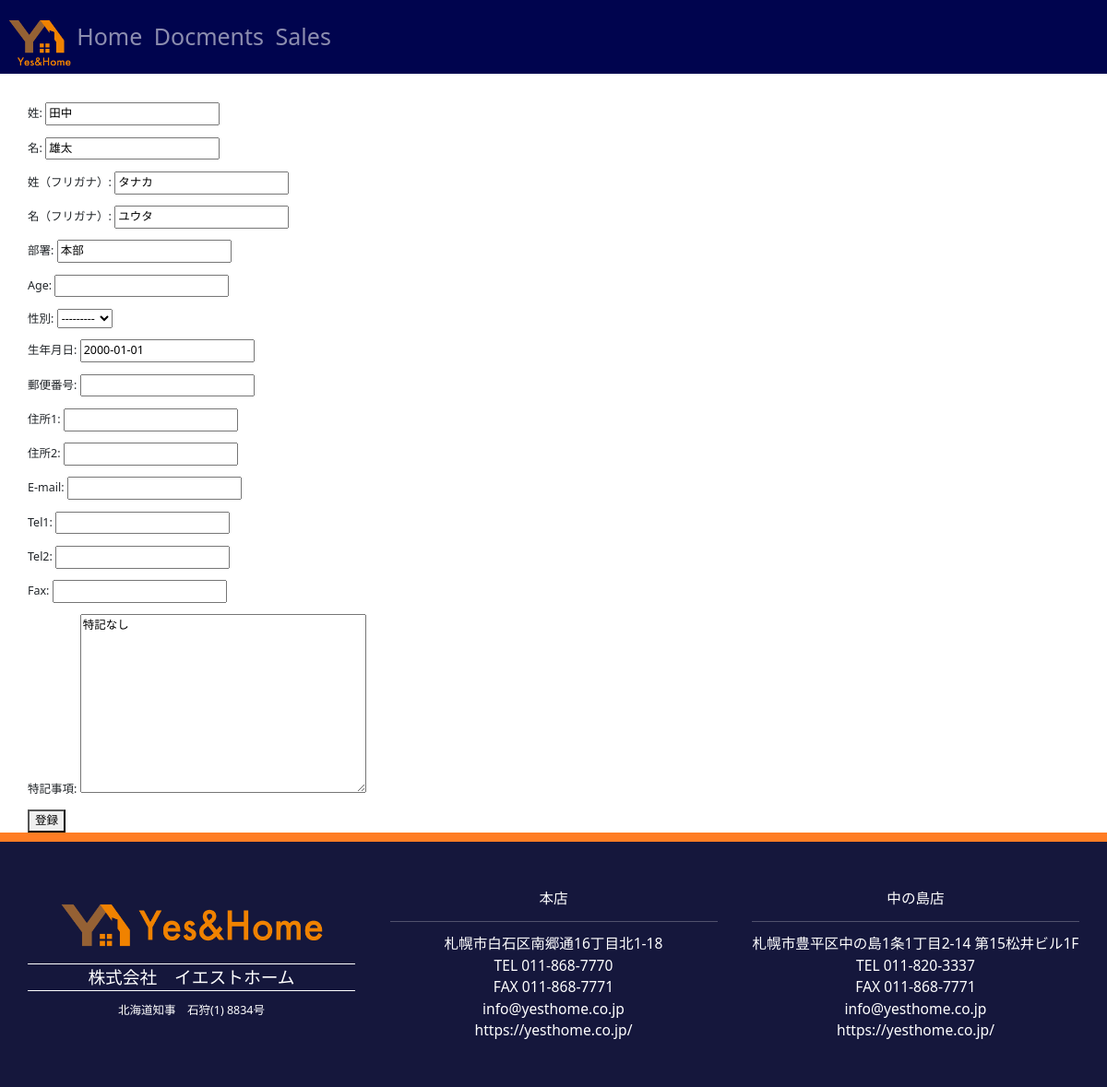
The page /docs/staff/2/edit/ (signed in) on the database its author committed.
### docs/models.py (models this page shows, shortened)
class StaffModel(models.Model):
    class Meta:
        verbose_name_plural = '52_スタッフデータ'
    lastname = models.CharField(verbose_name='姓', max_length=20, default='')
    firstname = models.CharField(verbose_name='名', max_length=20, default='')
    lastnamekana = models.CharField(verbose_name='姓（フリガナ）', max_length=20, default='')
    firstnamekana = models.CharField(verbose_name='名（フリガナ）', max_length=20, default='')
    department=models.CharField(verbose_name='部署', default='', blank=True, null=True, max_length=10)
    age = models.PositiveSmallIntegerField(verbose_name='年齢', default='', blank=True, null=True, )
    gender = models.CharField(verbose_name='性別', default='', blank=True, null=True, choices=(('1','男性'), ('2', '女性'), ('3', 'その他')), max_length=1)
    birthday = models.DateField(verbose_name='生年月日', blank=True, null=True, default='2000-01-01')
    postcode = models.CharField(verbose_name='郵便番号', default='', max_length=10, blank=True, null=True)
    address1 = models.CharField(verbose_name='住所1', default='', blank=True, null=True, max_length=100)
    address2 = models.CharField(verbose_name='住所2', default='', blank=True, null=True, max_length=100)
    email = models.EmailField(verbose_name='E-mail', default='', blank=True, null=True, max_length=100, )
    tel1 = models.CharField(verbose_name='電話番号1', default='', blank=True, null=True, max_length=20,)
    tel2 = models.CharField(verbose_name='電話番号2', default='', blank=True, null=True, max_length=20,)
    fax = models.CharField(verbose_name='FAX', default='', blank=True, null=True, max_length=20, )
    remarks = models.TextField(verbose_name='特記事項', blank=True, null=True, default='特記なし')
    postdate = models.DateField(verbose_name='登録日時', auto_now_add=True, null=True)
    update = models.DateField(verbose_name='更新日時', auto_now=True, null=True)

### docs/views.py (the view)
# urls.py: path("staff/<int:staff_id>/edit/", views.staff_edit, name="staff_edit"),
@login_required
def staff_edit(request, staff_id):
    staff = get_object_or_404(StaffModel, pk=staff_id)
    if request.method == "POST":
        form = StaffForm(request.POST, instance=staff)
        if form.is_valid():
            form.save()
            return redirect('staff_detail', staff_id=staff_id)
    else:
        form = StaffForm(instance=staff)
    return render(request, 'staff_edit.html', {'form': form})

### docs/forms.py
class StaffForm(forms.ModelForm):
    class Meta:
        model = StaffModel
        fields = '__all__'
    age=HankakuNumberField()
    tel1=HankakuNumberField()
    tel2=HankakuNumberField()
    fax=HankakuNumberField()

### templates/staff_edit.html (shortened to what this page needs)
{% extends 'base.html' %}
{% block content %}
<div class="container mt-5">
    <h2>スタッフ情報編集</h2>
</div>
<div class="container mt-5">
    <form method="post">
        {{ form.as_p }}
        <button type="submit">登録</button>
    </form>
</div>
{% endblock content %}

### static/css/style.css (style rules this page uses)
:root { --font-family-sans-serif: "游明朝","Helvetica Neue", Helvetica, Arial, Meiryo, "游ゴシック体", "Yu Gothic", YuGothic, "Hiragino Kaku Gothic ProN", sans-serif; --font-family-monospace: SFMono-Regular, Menlo, Monaco, Consolas, "Liberation Mono", "Courier New", monospace; }
html { font-size: 12.5px; }
h6, h5, h4, h3, h2, h1 { font-family: "游ゴシック体", "Helvetica Neue", Helvetica, Arial, Meiryo, "游明朝", "Yu Gothic", YuGothic, "Hiragino Kaku Gothic ProN", sans-serif; font-weight: 500; }
.container { padding: 0; margin-top: 40px; }

### rows shown on the page
StaffModel: lastname "田中", firstname "雄太", lastnamekana "タナカ", firstnamekana "ユウタ", department "本部", gender "---------", birthday "2000-01-01", remarks "特記なし"
